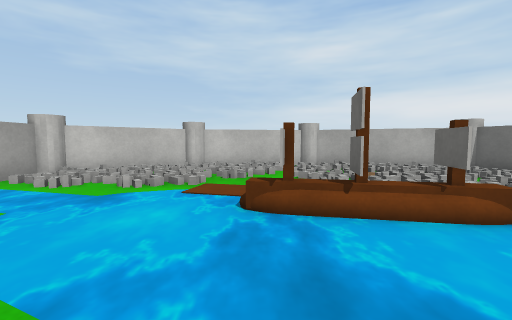
[1] (above)

14 first-person views from a walk through a Unity game level. The camera is 0.4 m above the floor, tilts 4° down and sees 90° across. The floor is counted in squares, 0.5 m on a side. Each view is taken from the middle of a square. On the plan, view 1 faces up. The plan holds only what a view shows up to about 10 squares ahead; the rest is blank. The place goes on beyond the plan. Surface patterns are stand-ins for the level's own textures.

[2]
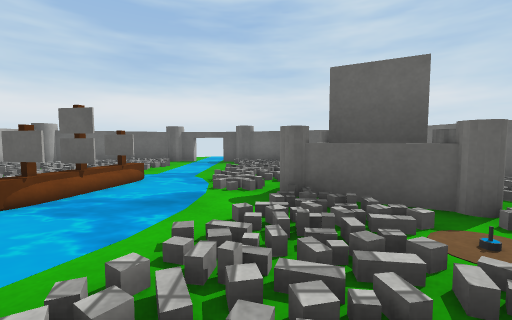

[3]
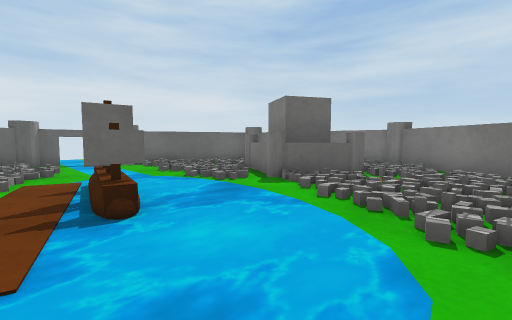

[4]
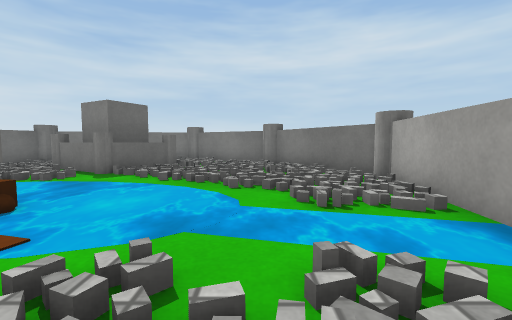

[5]
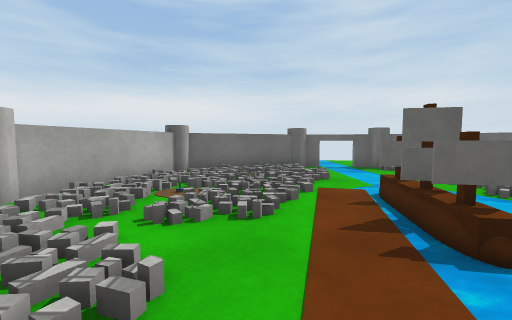

[6]
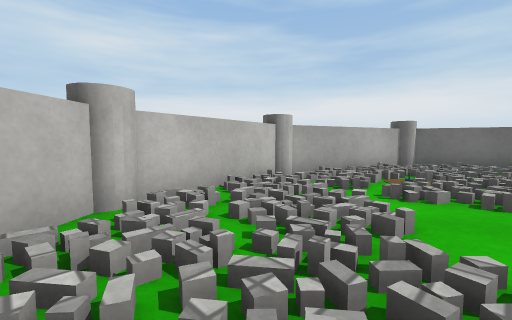

[7]
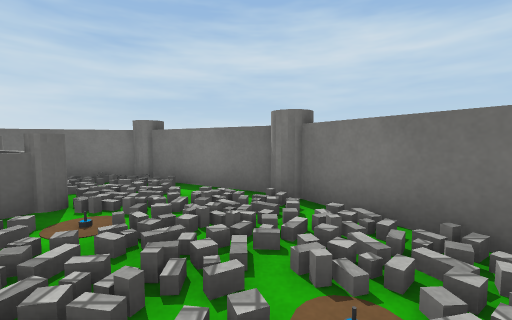

[8]
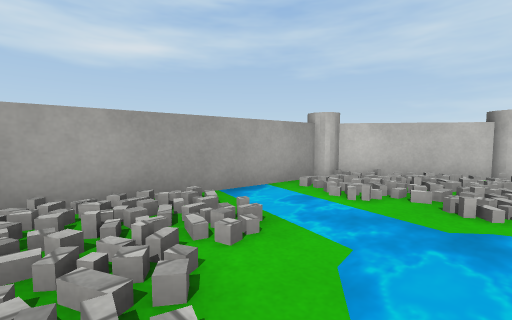

[9]
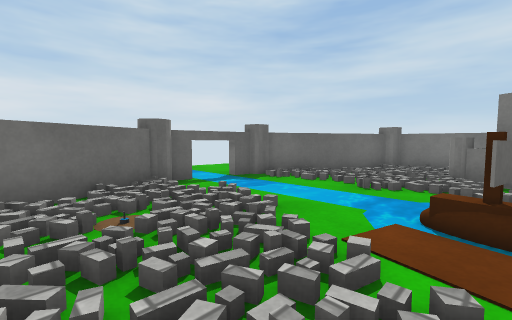

[10]
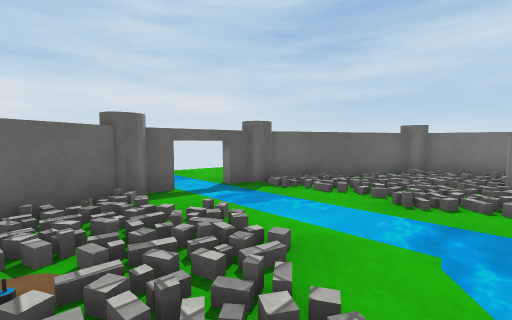

[11]
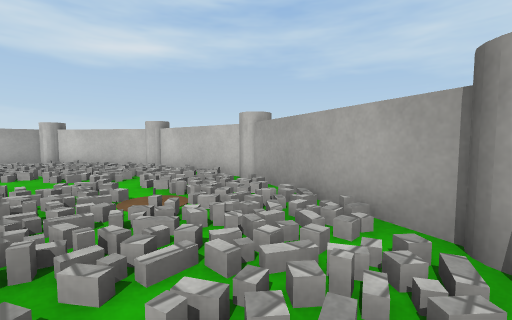

[12]
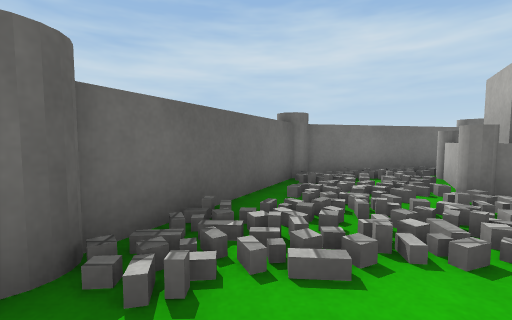

[13]
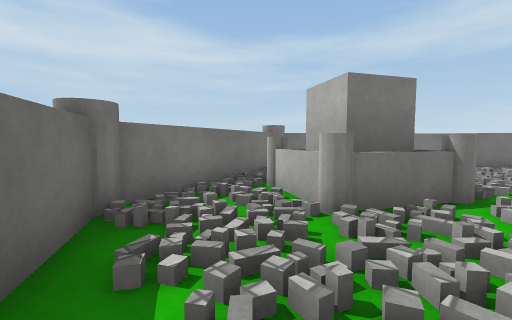

[14]
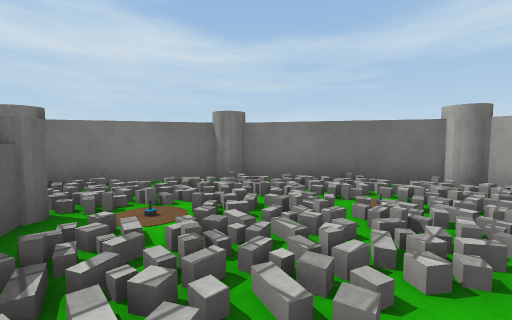

### Floor plan
Key: @ floor where view 1 was taken; # wall or solid block; . main floor; : floor 0.05 m higher than the main floor; + floor 0.1 m higher than the main floor; / step, stairs or slope; ≈ water the walk keeps out of; C cylinder; B boat; O other object.
Columns run from 6 left of view 1 to 8 right of it. Each row starts with its distance up from view 1.
  9     C###C##
  8   ##C..+ /###
  7  ##/..////.+C#
  6  C.//..///...#
  5 ##//:/./.+/..##
  4 #≈........//..#
  3 #:/...BBB.../.C
  2 #./...........#
  1 #.///...../...#
  0 C//.//@O.////#C
 -1  #..///OO:./.#
 -2  ##///OOOO+:##
 -3   #//.OOO/./#
 -4   C##/  O:#C
 -5     #######
 -6      CC

Positions as (right, up) in squares from view 1, and headings:
1: (0, 0), facing up
2: (-3, 0), facing right
3: (-3, 4), facing down-right
4: (-3, 6), facing down
5: (-2, 5), facing right
6: (-3, 5), facing up-right
7: (-3, 1), facing down
8: (-2, 1), facing up-left
9: (2, 6), facing down-right
10: (3, 5), facing down-right
11: (6, 5), facing up-left
12: (6, 2), facing down
13: (6, 0), facing down-left
14: (0, 1), facing down-left
